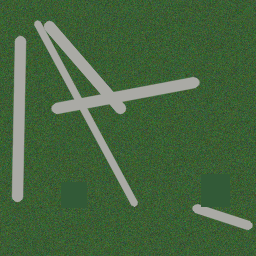
#> input picture data/train/images/synthetic_000.png, 256 x 256 px
$ python -i postprocess.py   (imports and definitions only)
#> lines starting #> are read from the running program, lines starting #| are printed output that depends on the picture; after the words box and inside, x2 and y2 are one past the last pixel; in counts of white or black regions, pixels touching at a corner belong together
import cv2
import numpy as np

try:
    from skimage import morphology
except ImportError:
    morphology = None


# [28 lines left out: functions _remove_small_components, _remove_small_holes, _opencv_skeletonize, not called in this run]


def classical_road_candidate_mask(rgb: np.ndarray) -> np.ndarray:
    """CPU-only fallback useful for demos when no trained model is available."""
    gray = cv2.cvtColor(rgb, cv2.COLOR_RGB2GRAY)
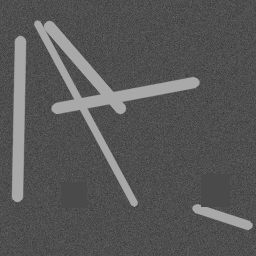
#> gray: shape (256, 256); min 51, max 169, mean 87.5
    blur = cv2.GaussianBlur(gray, (5, 5), 0)
    edges = cv2.Canny(blur, 40, 120)
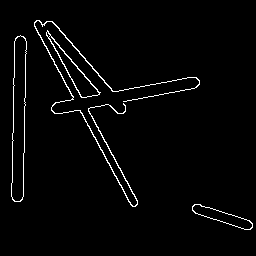
#> edges: shape (256, 256); 2.4% white in thin lines or dots, all inside (x1, y1, x2, y2) = (11, 20, 253, 230)

    hsv = cv2.cvtColor(rgb, cv2.COLOR_RGB2HSV)
#> hsv: shape (256, 256, 3); mean H, S, V 53.3, 110, 101.7
    saturation = hsv[:, :, 1]
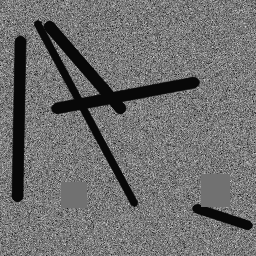
#> saturation: shape (256, 256); min 3, max 224, mean 110
    value = hsv[:, :, 2]
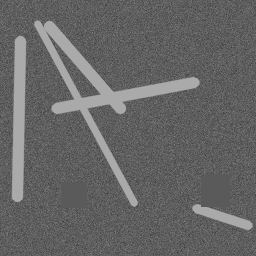
#> value: shape (256, 256); min 56, max 170, mean 101.7
    low_saturation = saturation < 65
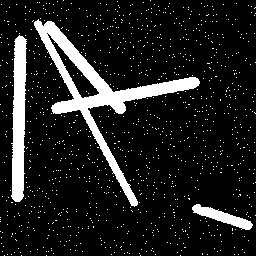
#> low_saturation: shape (256, 256) bool; 12.3% white; 1034 white regions (1031 under 20 px), largest, box (x1, y1, x2, y2) and area: (34, 19, 200, 207) 4436, (11, 35, 27, 202) 1935, (192, 204, 253, 230) 583
    bright_surface = value > 80
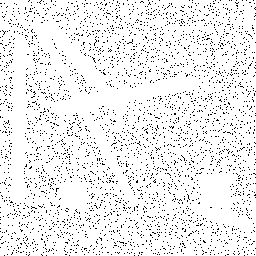
#> bright_surface: shape (256, 256) bool; 93.3% white; black in thin lines or dots

    candidate = np.logical_or(edges > 0, np.logical_and(low_saturation, bright_surface))
#> candidate: shape (256, 256) bool; 12.1% white; 399 white regions (396 under 20 px), largest, box (x1, y1, x2, y2) and area: (34, 19, 200, 207) 4824, (10, 35, 27, 202) 2044, (192, 204, 253, 230) 634
    if morphology:
        candidate = morphology.remove_small_objects(candidate, min_size=80)
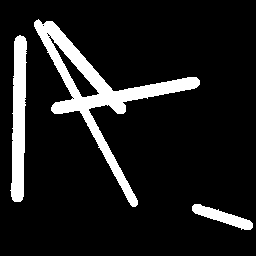
#> candidate: shape (256, 256) bool; 11.4% white; 3 white regions, box (x1, y1, x2, y2) and area: (34, 19, 200, 207) 4824, (10, 35, 27, 202) 2044, (192, 204, 253, 230) 634
    else:
        candidate = _remove_small_components(candidate, min_size=80)
    return candidate.astype(np.uint8)


# [62 lines left out: functions repair_road_mask, skeletonize_mask, not called in this run]

>>> import cv2
>>> picture = cv2.cvtColor(cv2.imread('../data/train/images/synthetic_000.png'), cv2.COLOR_BGR2RGB)
>>> result = classical_road_candidate_mask(picture)

$ run again, on data/train/images/synthetic_001.png
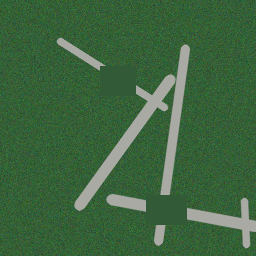
#> input picture data/train/images/synthetic_001.png, 256 x 256 px
#> in classical_road_candidate_mask, `edges = cv2.Canny(blur, 40, 120)`:
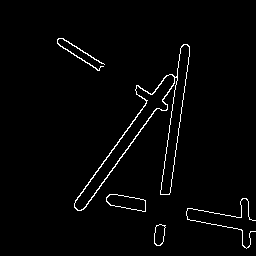
#> edges: shape (256, 256); 2.1% white in thin lines or dots, all inside (x1, y1, x2, y2) = (57, 38, 256, 249)
#> hsv: shape (256, 256, 3); mean H, S, V 58.8, 116.6, 102
#> low_saturation: shape (256, 256) bool; 9.5% white; 557 white regions (552 under 20 px), largest, box (x1, y1, x2, y2) and area: (74, 44, 190, 211) 3525, (187, 198, 256, 248) 1109, (106, 194, 146, 212) 452, (57, 37, 105, 71) 384, (154, 225, 165, 246) 190
#> bright_surface: shape (256, 256) bool; 95.3% white; black in thin lines or dots
#> in classical_road_candidate_mask, `candidate = morphology.remove_small_objects(candidate, min_size=80)`:
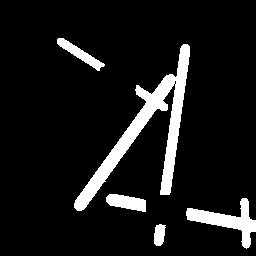
#> candidate: shape (256, 256) bool; 9.4% white; 5 white regions, box (x1, y1, x2, y2) and area: (74, 44, 190, 211) 3843, (186, 198, 256, 249) 1177, (106, 194, 146, 212) 482, (57, 38, 105, 71) 454, (154, 224, 166, 246) 206

$ run again, on data/train/images/synthetic_002.png
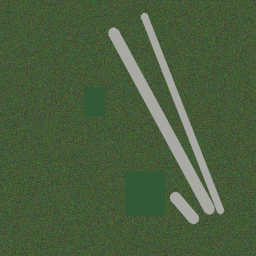
#> input picture data/train/images/synthetic_002.png, 256 x 256 px
#> in classical_road_candidate_mask, `edges = cv2.Canny(blur, 40, 120)`:
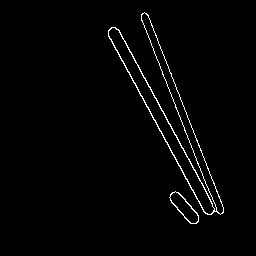
#> edges: shape (256, 256); 1.7% white in thin lines or dots, all inside (x1, y1, x2, y2) = (108, 12, 224, 224)
#> hsv: shape (256, 256, 3); mean H, S, V 48.6, 94.3, 94.7
#> low_saturation: shape (256, 256) bool; 17.4% white; 3896 white regions (3894 under 20 px), largest, box (x1, y1, x2, y2) and area: (107, 12, 225, 216) 4313, (168, 189, 201, 225) 445
#> bright_surface: shape (256, 256) bool; 85.2% white; black in thin lines or dots
#> in classical_road_candidate_mask, `candidate = morphology.remove_small_objects(candidate, min_size=80)`:
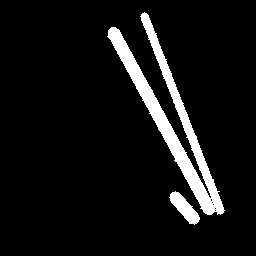
#> candidate: shape (256, 256) bool; 7.5% white; 2 white regions, box (x1, y1, x2, y2) and area: (107, 12, 225, 215) 4464, (169, 191, 200, 225) 467

$ run again, on data/train/images/synthetic_003.png
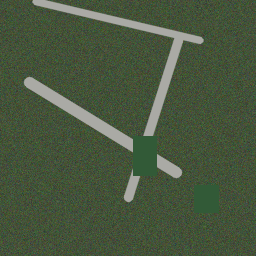
#> input picture data/train/images/synthetic_003.png, 256 x 256 px
#> edges: shape (256, 256); 1.6% white in thin lines or dots, all inside (x1, y1, x2, y2) = (24, 0, 204, 202)
#> hsv: shape (256, 256, 3); mean H, S, V 48.8, 81.9, 88.7
#> low_saturation: shape (256, 256) bool; 28.6% white; 3763 white regions (3695 under 20 px), largest, box (x1, y1, x2, y2) and area: (31, 0, 207, 136) 2887, (23, 73, 133, 160) 1709, (157, 153, 183, 181) 386
#> bright_surface: shape (256, 256) bool; 65% white; black in thin lines or dots
#> in classical_road_candidate_mask, `candidate = morphology.remove_small_objects(candidate, min_size=80)`:
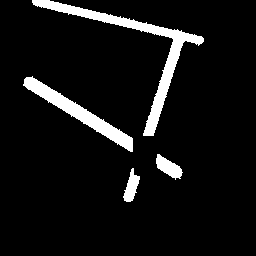
#> candidate: shape (256, 256) bool; 7.3% white; 4 white regions, box (x1, y1, x2, y2) and area: (32, 0, 204, 136) 2543, (23, 76, 133, 152) 1604, (156, 154, 183, 180) 358, (123, 168, 140, 202) 305
